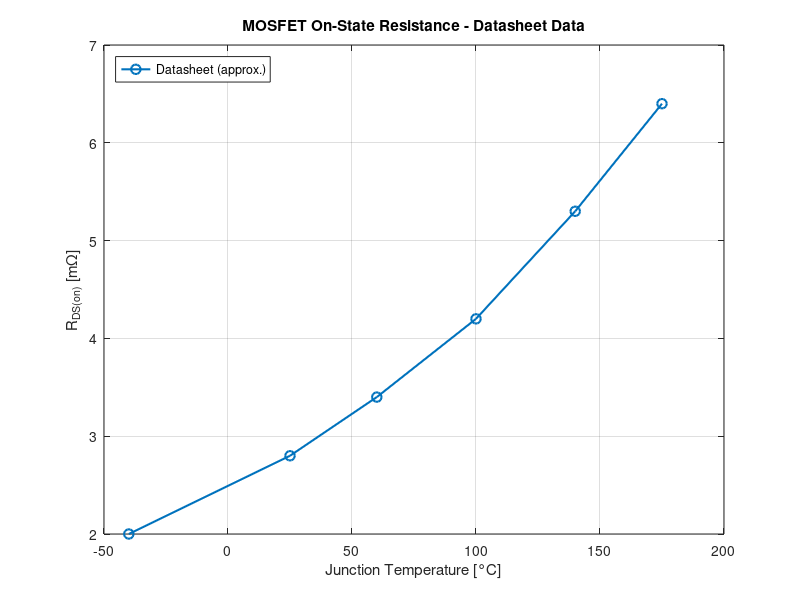
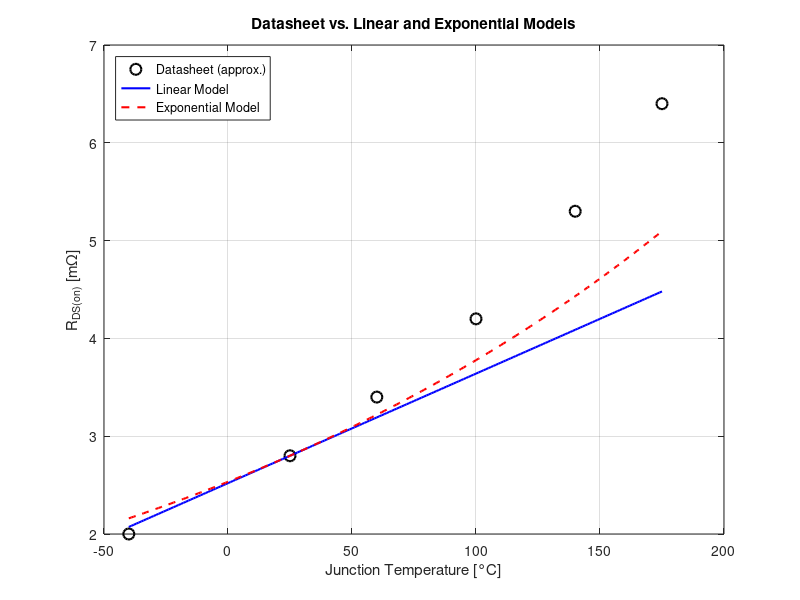
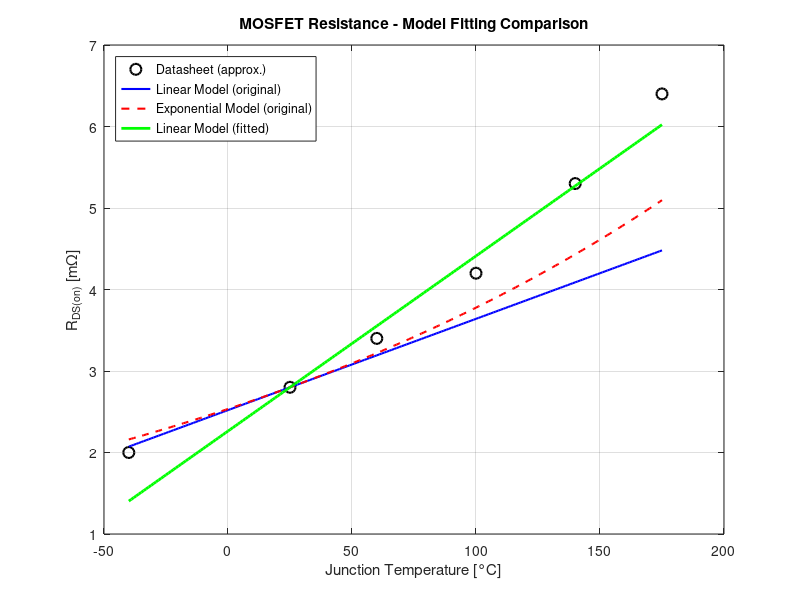
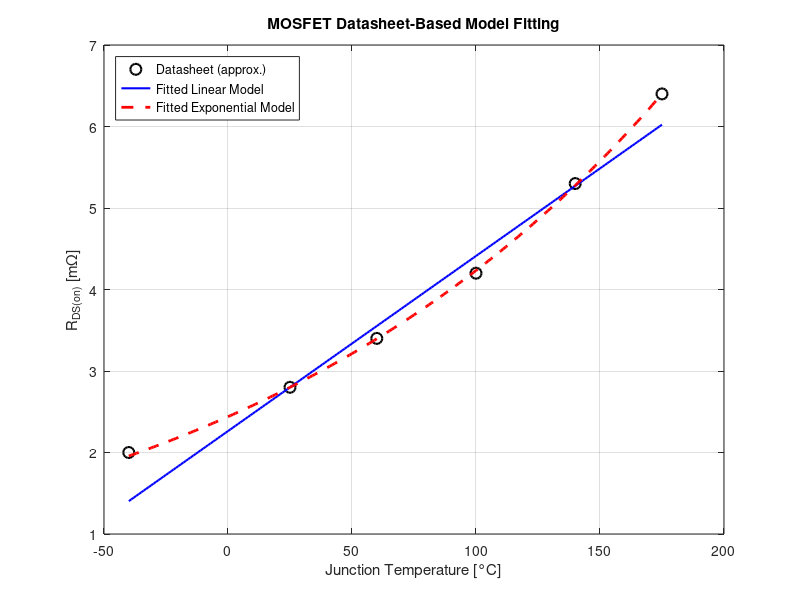

Reproduce these figures in MATLAB, in order.

%% Automotive MOSFET - Datasheet Validation
clear; clc; close all;

%% 1. Datasheet data (approximate values)

% Junction temperature [deg C]
T_data = [-40 25 60 100 140 175];

% Typical on-state resistance [mOhm]
% V_GS = 10 V, I_D = 50 A
R_data = [2.0 2.8 3.4 4.2 5.3 6.4];

%% 2. Plot datasheet data

figure;

plot(T_data, R_data, 'o-', ...
    'LineWidth', 1.5, ...
    'MarkerSize', 7);

grid on;

xlabel('Junction Temperature [°C]');
ylabel('R_{DS(on)} [m\Omega]');

title('MOSFET On-State Resistance - Datasheet Data');
legend('Datasheet (approx.)', 'Location', 'northwest');

exportgraphics(gcf, 'mosfet_datasheet_points.png', 'Resolution', 300);
%% 3. Linear and exponential models

% Reference conditions
T_ref = 25;          % [deg C]
R_ref = 2.8;         % [mOhm], typical datasheet value
alpha = 0.004;       % [1/K], assumed coefficient

% Temperature range
T_model = -40:1:175;

% Linear model
R_linear = R_ref .* (1 + alpha .* (T_model - T_ref));

% Exponential model
R_exp = R_ref .* (1 + alpha).^(T_model - T_ref);

%% 4. Compare models with datasheet data

figure;

plot(T_data, R_data, 'ko', ...
    'MarkerSize', 8, 'LineWidth', 1.5);
hold on;

plot(T_model, R_linear, 'b-', 'LineWidth', 1.5);
plot(T_model, R_exp, 'r--', 'LineWidth', 1.5);

grid on;

xlabel('Junction Temperature [°C]');
ylabel('R_{DS(on)} [m\Omega]');
title('Datasheet vs. Linear and Exponential Models');

legend('Datasheet (approx.)', ...
       'Linear Model', ...
       'Exponential Model', ...
       'Location', 'northwest');

hold off;
exportgraphics(gcf, 'mosfet_model_validation.png', 'Resolution', 300);


%% 5. Model Error Analysis

% Evaluate both models at datasheet temperatures
R_linear_data = R_ref .* (1 + alpha .* (T_data - T_ref));

R_exp_data = R_ref .* (1 + alpha).^(T_data - T_ref);

% Calculate errors
error_linear = R_linear_data - R_data;
error_exp = R_exp_data - R_data;

% Mean Absolute Error (MAE)
MAE_linear = mean(abs(error_linear));
MAE_exp = mean(abs(error_exp));

% Root Mean Square Error (RMSE)
RMSE_linear = sqrt(mean(error_linear.^2));
RMSE_exp = sqrt(mean(error_exp.^2));

% Display results
fprintf('\n--- Model Validation Results ---\n');

fprintf('Linear Model:\n');
fprintf('MAE  = %.4f mOhm\n', MAE_linear);
fprintf('RMSE = %.4f mOhm\n\n', RMSE_linear);

fprintf('Exponential Model:\n');
fprintf('MAE  = %.4f mOhm\n', MAE_exp);
fprintf('RMSE = %.4f mOhm\n', RMSE_exp);


%% 6. Parameter Fitting - Linear Model

% Temperature difference from reference
delta_T = T_data - T_ref;

% Find optimal alpha using least squares
alpha_fit = sum(delta_T .* (R_data - R_ref)) / ...
            (R_ref * sum(delta_T.^2));

% Calculate fitted resistance
R_linear_fit = R_ref .* (1 + alpha_fit .* delta_T);

% Calculate fitted model errors
MAE_linear_fit = mean(abs(R_linear_fit - R_data));
RMSE_linear_fit = sqrt(mean((R_linear_fit - R_data).^2));

% Display results
fprintf('\n--- Parameter Fitting Results ---\n');
fprintf('Original alpha = %.6f 1/K\n', alpha);
fprintf('Fitted alpha   = %.6f 1/K\n', alpha_fit);
fprintf('Fitted MAE     = %.4f mOhm\n', MAE_linear_fit);
fprintf('Fitted RMSE    = %.4f mOhm\n', RMSE_linear_fit);


%% 7. Fitted Model Comparison

% Calculate fitted model over full temperature range
R_linear_fitted_curve = R_ref .* ...
    (1 + alpha_fit .* (T_model - T_ref));

% Create comparison figure
fig3 = figure;

plot(T_data, R_data, 'ko', ...
    'MarkerSize', 8, 'LineWidth', 1.5);
hold on;

plot(T_model, R_linear, 'b-', 'LineWidth', 1.5);

plot(T_model, R_exp, 'r--', 'LineWidth', 1.5);

plot(T_model, R_linear_fitted_curve, 'g-', ...
    'LineWidth', 2);

grid on;

xlabel('Junction Temperature [°C]');
ylabel('R_{DS(on)} [m\Omega]');

title('MOSFET Resistance - Model Fitting Comparison');

legend('Datasheet (approx.)', ...
       'Linear Model (original)', ...
       'Exponential Model (original)', ...
       'Linear Model (fitted)', ...
       'Location', 'northwest');

hold off;

% Save figure
exportgraphics(fig3, 'mosfet_fitted_model_comparison.png', ...
    'Resolution', 300);

%% 8. Parameter Fitting - Exponential Model

% Define sum of squared errors
SSE_exp = @(a) sum( ...
    (R_ref .* (1 + a).^(T_data - T_ref) - R_data).^2);

% Find best alpha
alpha_exp_fit = fminsearch(SSE_exp, alpha);

% Evaluate fitted exponential model
R_exp_fit = R_ref .* ...
    (1 + alpha_exp_fit).^(T_data - T_ref);

% Calculate errors
MAE_exp_fit = mean(abs(R_exp_fit - R_data));
RMSE_exp_fit = sqrt(mean((R_exp_fit - R_data).^2));

% Display results
fprintf('\n--- Exponential Model Fitting ---\n');
fprintf('Fitted alpha = %.6f 1/K\n', alpha_exp_fit);
fprintf('Fitted MAE   = %.4f mOhm\n', MAE_exp_fit);
fprintf('Fitted RMSE  = %.4f mOhm\n', RMSE_exp_fit);


%% 9. Final Fitted Model Comparison

% Calculate fitted exponential curve
R_exp_fitted_curve = R_ref .* ...
    (1 + alpha_exp_fit).^(T_model - T_ref);

% Create figure
fig4 = figure;

plot(T_data, R_data, 'ko', ...
    'MarkerSize', 8, 'LineWidth', 1.5);
hold on;

plot(T_model, R_linear_fitted_curve, 'b-', ...
    'LineWidth', 1.5);

plot(T_model, R_exp_fitted_curve, 'r--', ...
    'LineWidth', 2);

grid on;

xlabel('Junction Temperature [°C]');
ylabel('R_{DS(on)} [m\Omega]');

title('MOSFET Datasheet-Based Model Fitting');

legend('Datasheet (approx.)', ...
       'Fitted Linear Model', ...
       'Fitted Exponential Model', ...
       'Location', 'northwest');

hold off;

% Save final comparison figure
exportgraphics(fig4, 'mosfet_final_model_fitting.png', ...
    'Resolution', 300);


%% 10. Temperature-Dependent Conduction Losses

% Drain current
I_D = 50;  % [A]

% Convert fitted resistance from mOhm to Ohm
R_fitted_ohm = R_exp_fitted_curve * 1e-3;

% Calculate conduction losses
P_cond = I_D^2 .* R_fitted_ohm;

% Plot conduction losses
fig5 = figure;

plot(T_model, P_cond, 'r-', 'LineWidth', 2);

grid on;

xlabel('Junction Temperature [°C]');
ylabel('Conduction Power Loss [W]');

title('MOSFET Conduction Loss vs. Junction Temperature');

% Save figure
exportgraphics(fig5, 'mosfet_datasheet_conduction_loss.png', ...
    'Resolution', 300);
